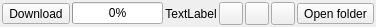
<?xml version="1.0" encoding="UTF-8"?>
<ui version="4.0">
 <class>GxsChannelFilesStatusWidget</class>
 <widget class="QWidget" name="GxsChannelFilesStatusWidget">
  <property name="geometry">
   <rect>
    <x>0</x>
    <y>0</y>
    <width>367</width>
    <height>27</height>
   </rect>
  </property>
  <property name="windowTitle">
   <string>Form</string>
  </property>
  <layout class="QHBoxLayout" name="horizontalLayout">
   <property name="leftMargin">
    <number>0</number>
   </property>
   <property name="topMargin">
    <number>0</number>
   </property>
   <property name="rightMargin">
    <number>0</number>
   </property>
   <property name="bottomMargin">
    <number>0</number>
   </property>
   <item>
    <widget class="QFrame" name="frame">
     <property name="autoFillBackground">
      <bool>true</bool>
     </property>
     <layout class="QHBoxLayout" name="horizontalLayout_2">
      <property name="spacing">
       <number>2</number>
      </property>
      <property name="leftMargin">
       <number>2</number>
      </property>
      <property name="topMargin">
       <number>2</number>
      </property>
      <property name="rightMargin">
       <number>2</number>
      </property>
      <property name="bottomMargin">
       <number>2</number>
      </property>
      <item>
       <widget class="QToolButton" name="downloadToolButton">
        <property name="sizePolicy">
         <sizepolicy hsizetype="MinimumExpanding" vsizetype="Fixed">
          <horstretch>0</horstretch>
          <verstretch>0</verstretch>
         </sizepolicy>
        </property>
        <property name="focusPolicy">
         <enum>Qt::NoFocus</enum>
        </property>
        <property name="text">
         <string>Download</string>
        </property>
       </widget>
      </item>
      <item>
       <widget class="QProgressBar" name="progressBar">
        <property name="sizePolicy">
         <sizepolicy hsizetype="MinimumExpanding" vsizetype="Fixed">
          <horstretch>0</horstretch>
          <verstretch>0</verstretch>
         </sizepolicy>
        </property>
        <property name="value">
         <number>0</number>
        </property>
       </widget>
      </item>
      <item>
       <widget class="QLabel" name="label">
        <property name="sizePolicy">
         <sizepolicy hsizetype="Expanding" vsizetype="Preferred">
          <horstretch>0</horstretch>
          <verstretch>0</verstretch>
         </sizepolicy>
        </property>
        <property name="text">
         <string>TextLabel</string>
        </property>
        <property name="alignment">
         <set>Qt::AlignCenter</set>
        </property>
       </widget>
      </item>
      <item>
       <widget class="QToolButton" name="resumeToolButton">
        <property name="focusPolicy">
         <enum>Qt::NoFocus</enum>
        </property>
        <property name="icon">
         <iconset resource="../images.qrc">
          <normaloff>:/images/resume.png</normaloff>:/images/resume.png</iconset>
        </property>
       </widget>
      </item>
      <item>
       <widget class="QToolButton" name="pauseToolButton">
        <property name="focusPolicy">
         <enum>Qt::NoFocus</enum>
        </property>
        <property name="icon">
         <iconset resource="../images.qrc">
          <normaloff>:/images/pause.png</normaloff>:/images/pause.png</iconset>
        </property>
       </widget>
      </item>
      <item>
       <widget class="QToolButton" name="cancelToolButton">
        <property name="focusPolicy">
         <enum>Qt::NoFocus</enum>
        </property>
        <property name="icon">
         <iconset resource="../images.qrc">
          <normaloff>:/images/cancel.png</normaloff>:/images/cancel.png</iconset>
        </property>
       </widget>
      </item>
      <item>
       <widget class="QToolButton" name="openFolderToolButton">
        <property name="sizePolicy">
         <sizepolicy hsizetype="MinimumExpanding" vsizetype="Fixed">
          <horstretch>0</horstretch>
          <verstretch>0</verstretch>
         </sizepolicy>
        </property>
        <property name="focusPolicy">
         <enum>Qt::NoFocus</enum>
        </property>
        <property name="text">
         <string>Open folder</string>
        </property>
       </widget>
      </item>
     </layout>
    </widget>
   </item>
  </layout>
 </widget>
 <resources>
  <include location="../images.qrc"/>
 </resources>
 <connections/>
</ui>
